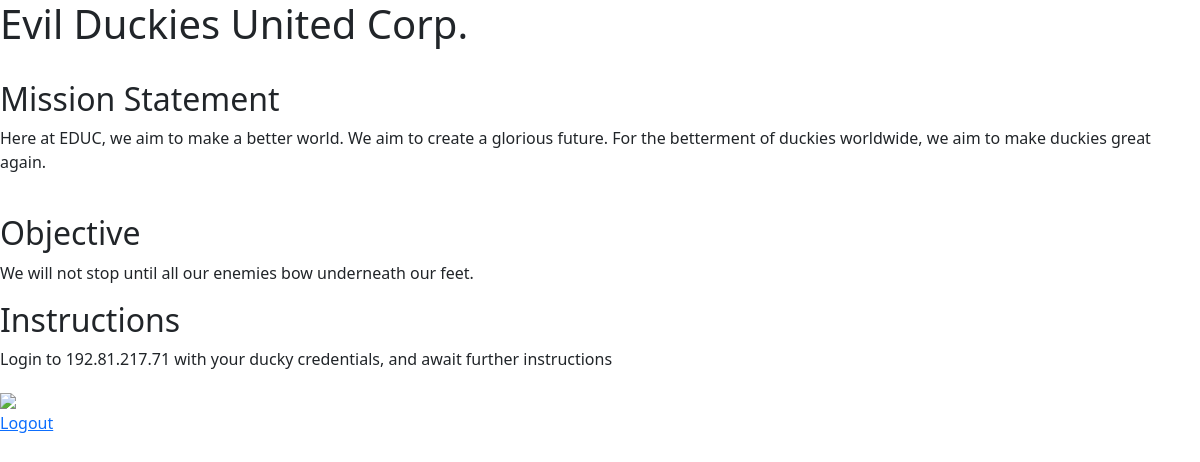
Page / (signed in) on the committed database.
### tables this page shows
CREATE TABLE operation_pigeon(
             organization_name TEXT PRIMARY KEY,
             mission_statement TEXT,
             objective TEXT,
             visit TEXT
);

### __init__.py (the view)
@app.route("/", methods=['GET', 'POST'])
def welcome():
    if userSignedIn():
        if session['username'] == 'bobby2':
            if "query" in request.args.keys():
                response = request.args.get("query")
                response = getMatches("no_no", "word", response)
                shuffle(response)
                return render_template("challenge0.html", user=session['username'], response=response)
            return render_template("challenge0.html",user=session['username'])
        elif session['username'] == 'bobby0':
            return render_template("false.html",user=session['username'],gif="/static/large_duck.gif")
        elif session['username'] == 'bobby1':
            response = execute("""SELECT * FROM operation_pigeon""")
            organization = response[0][0]
            mission = response[0][1]
            objective = response[0][2]
            visit = response[0][3]
            return render_template('ducky_overlords.html',user=session['username'],gif="/static/duckyoverlords.gif",organization=organization,mission=mission,objective=objective,visit=visit)
        return "logged in users should see something different"
    return render_template("main_page.html")

### __init__.py (called while the page is built)
def userSignedIn():
    return 'username' in session.keys() and session['username']

### data/recipe_data.py (called while the page is built)
def execute(command):
    c = data.cursor()
    c.execute(command)
    return c.fetchall()

### templates/ducky_overlords.html (shortened to what this page needs)
<!DOCTYPE html>
<html>
<head>
    <link href="https://cdn.jsdelivr.net/npm/bootstrap@5.1.3/dist/css/bootstrap.min.css" rel="stylesheet"
>
</head>
<body>
    <h1>{{organization}}</h1>
    <br>
    <h2>Mission Statement</h2>
    <p>{{mission}}</p>
    <br>
    <h2>Objective</h2>
    <p>{{objective}}</p>
    <h2>Instructions</h2>
    <p>{{visit}}</p>
    <img src="{{gif}}">
    <p><a href="/logout">Logout</a></p>
</body>
</html>

### rows in the picture
operation_pigeon: mission_statement "Here at EDUC, we aim to make a better world. We aim to create a glorious future. For the betterment of duckies worldwide, we aim to make duckies great again.", objective "We will not stop until all our enemies bow underneath our feet.", visit "Login to 192.81.217.71 with your ducky credentials, and await further instructions"
